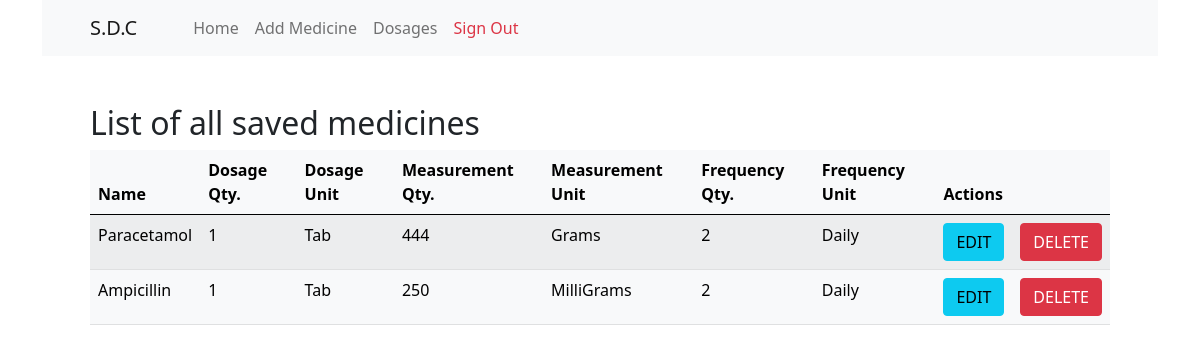
The app's page / (signed in) with its own data.
### tables this page shows
CREATE TABLE `medicine` (
  `ID` int(11) NOT NULL,
  `medicine_name` varchar(100) NOT NULL,
  `dosage_quantity` int(11) NOT NULL,
  `dosage_unit` varchar(10) NOT NULL,
  `milligram_quantity` int(11) NOT NULL,
  `milligram_unit` varchar(10) NOT NULL,
  `frequency_quantity` int(11) NOT NULL,
  `frequency_unit` varchar(25) NOT NULL,
  `user_ID` int(11) NOT NULL,
  `date_added` datetime NOT NULL DEFAULT CURRENT_TIMESTAMP
);

### index.php (the view, shortened to what this page needs)
<?php
include "connection.php";
include "functions.php";
?>
<?php set_header("Home")?>
<div class="container">
    <div class="row mt-5 px-5">
        <div class="col-md-12">
            <h2>List of all saved medicines</h2>
            <div class="table-responsive">
                <table class="table table-striped table-light">
                    <thead>
                        <tr>
                            <th>Name</th>
                            <th>Dosage Qty.</th>
                            <th>Dosage Unit</th>
                            <th>Measurement Qty.</th>
                            <th>Measurement Unit</th>
                            <th>Frequency Qty.</th>
                            <th>Frequency Unit</th>
                            <th colspan="2">Actions</th>
                        </tr>
                    </thead>
                    <tbody>
                        <?php
$query = "SELECT * FROM medicine WHERE user_ID = " . $_SESSION['user_id'] . "";
$result = mysqli_query($con, $query);
if ($result) {
    while ($rows = mysqli_fetch_array($result)) {
        echo '
                      <tr>
                        <td>' . $rows['medicine_name'] . '</td>
                        <td>' . $rows['dosage_quantity'] . '</td>
                        <td>' . $rows['dosage_unit'] . '</td>
                        <td>' . $rows['milligram_quantity'] . '</td>
                        <td>' . $rows['milligram_unit'] . '</td>
                        <td>' . $rows['frequency_quantity'] . '</td>
                        <td>' . $rows['frequency_unit'] . '</td>
                        <td><a class="btn btn-info col-12" href="edit_drug.php?id=' . $rows['ID'] . '">EDIT</a></td>
                        <td><a class="btn btn-danger col-12" href="index.php?delete=true&medicine_id=' . $rows['ID'] . '">DELETE</a></td>
                    </tr>
                ';
    }
} else {
    echo "<h1>MEDICINES NOT FOUND</h1>";
}
?>
                    </tbody>
                </table>
            </div>
        </div>
    </div>
</div>
<?php set_footer()?>

### functions.php (shortened to what this page needs)
<?php
function set_header($page_title)
{
    echo '<!DOCTYPE html>
    <html lang="en">
    <head>
        <meta charset="UTF-8">
        <meta http-equiv="X-UA-Compatible" content="IE=edge">
        <meta name="viewport" content="width=device-width, initial-scale=1.0">
        <title>' . $page_title . '</title>
        <link rel="stylesheet" href="./css/bootstrap.css" type="text/css">
        <link rel="stylesheet" href="./css/main.css" type="text/css">
    </head>
    <body>
      <div class="container">
        <nav class="navbar navbar-expand-lg navbar-light bg-light">
      <a class="navbar-brand mx-5" href="index.php">S.D.C</a>
      <button class="navbar-toggler" type="button" data-bs-toggle="collapse" data-target="#navbar" aria-controls="navbar" aria-expanded="false" aria-label="Toggle navigation">
        <span class="navbar-toggler-icon"></span>
      </button>
      <div class="collapse navbar-collapse" id="navbar">
        <ul class="navbar-nav ml-auto">
          <li class="nav-item active">
            <a class="nav-link" href="index.php">Home </span></a>
          </li>
          <li class="nav-item">
            <a class="nav-link" href="add_drugs.php">Add Medicine</a>
          </li>
           <li class="nav-item">
            <a class="nav-link" href="dosages.php">Dosages</a>
          </li>
          <li class="nav-item">
            <a class="nav-link text-danger" href="logout.php">Sign Out</a>
          </li>
        </ul>
      </div>
    </nav>
      </div>
    ';
}
function set_footer()
{
    echo '  <script src="./js/jquery.js"></script>
    <script src="./js/bootstrap.js"></script>
  </body>
  </html>';
}

### css/main.css (style rules this page uses)
* { padding: 0px; margin: 0px; box-sizing: border-box; text-decoration: none; list-style-type: none; }

### records on screen
medicine: medicine_name "Paracetamol", dosage_quantity "1", dosage_unit "Tab", milligram_quantity "444", milligram_unit "Grams", frequency_quantity "2", frequency_unit "Daily"
medicine: medicine_name "Ampicillin", dosage_quantity "1", dosage_unit "Tab", milligram_quantity "250", milligram_unit "MilliGrams", frequency_quantity "2", frequency_unit "Daily"
